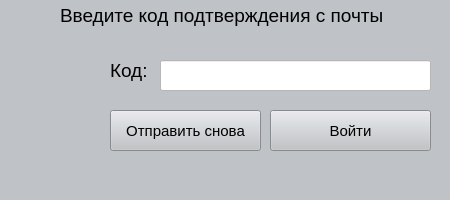
<?xml version="1.0" encoding="UTF-8"?>
<ui version="4.0">
 <class>EmailConfirm</class>
 <widget class="QMainWindow" name="EmailConfirm">
  <property name="geometry">
   <rect>
    <x>0</x>
    <y>0</y>
    <width>450</width>
    <height>200</height>
   </rect>
  </property>
  <property name="sizePolicy">
   <sizepolicy hsizetype="Fixed" vsizetype="Fixed">
    <horstretch>0</horstretch>
    <verstretch>0</verstretch>
   </sizepolicy>
  </property>
  <property name="minimumSize">
   <size>
    <width>450</width>
    <height>200</height>
   </size>
  </property>
  <property name="maximumSize">
   <size>
    <width>450</width>
    <height>200</height>
   </size>
  </property>
  <property name="windowTitle">
   <string>EmailConfirm</string>
  </property>
  <property name="windowIcon">
   <iconset resource="logo.qrc">
    <normaloff>:/logoPrefix/pirctures/lock.png</normaloff>:/logoPrefix/pirctures/lock.png</iconset>
  </property>
  <property name="styleSheet">
   <string notr="true">background-color: rgb(191, 194, 198)</string>
  </property>
  <widget class="QWidget" name="centralwidget">
   <widget class="QLabel" name="label">
    <property name="geometry">
     <rect>
      <x>60</x>
      <y>0</y>
      <width>331</width>
      <height>31</height>
     </rect>
    </property>
    <property name="font">
     <font>
      <pointsize>14</pointsize>
     </font>
    </property>
    <property name="text">
     <string>Введите код подтверждения с почты</string>
    </property>
   </widget>
   <widget class="QLabel" name="label_2">
    <property name="geometry">
     <rect>
      <x>110</x>
      <y>60</y>
      <width>49</width>
      <height>21</height>
     </rect>
    </property>
    <property name="font">
     <font>
      <pointsize>14</pointsize>
     </font>
    </property>
    <property name="text">
     <string>Код:</string>
    </property>
   </widget>
   <widget class="QLineEdit" name="lineEdit_codeFromEmail">
    <property name="geometry">
     <rect>
      <x>160</x>
      <y>60</y>
      <width>271</width>
      <height>31</height>
     </rect>
    </property>
    <property name="font">
     <font>
      <pointsize>14</pointsize>
     </font>
    </property>
    <property name="styleSheet">
     <string notr="true">background-color:rgb(255, 255, 255)</string>
    </property>
   </widget>
   <widget class="QLabel" name="label_3">
    <property name="geometry">
     <rect>
      <x>10</x>
      <y>70</y>
      <width>91</width>
      <height>91</height>
     </rect>
    </property>
    <property name="text">
     <string/>
    </property>
    <property name="pixmap">
     <pixmap resource="logo.qrc">:/logoPrefix/pirctures/lock.png</pixmap>
    </property>
    <property name="scaledContents">
     <bool>true</bool>
    </property>
   </widget>
   <widget class="QPushButton" name="pushButton_2">
    <property name="geometry">
     <rect>
      <x>270</x>
      <y>110</y>
      <width>161</width>
      <height>41</height>
     </rect>
    </property>
    <property name="font">
     <font>
      <pointsize>11</pointsize>
     </font>
    </property>
    <property name="text">
     <string>Войти</string>
    </property>
   </widget>
   <widget class="QPushButton" name="pushButton_3">
    <property name="geometry">
     <rect>
      <x>110</x>
      <y>110</y>
      <width>151</width>
      <height>41</height>
     </rect>
    </property>
    <property name="font">
     <font>
      <pointsize>11</pointsize>
     </font>
    </property>
    <property name="text">
     <string>Отправить снова</string>
    </property>
   </widget>
  </widget>
  <widget class="QMenuBar" name="menubar">
   <property name="geometry">
    <rect>
     <x>0</x>
     <y>0</y>
     <width>450</width>
     <height>22</height>
    </rect>
   </property>
  </widget>
  <widget class="QStatusBar" name="statusbar"/>
 </widget>
 <resources>
  <include location="logo.qrc"/>
 </resources>
 <connections>
  <connection>
   <sender>pushButton_3</sender>
   <signal>clicked()</signal>
   <receiver>EmailConfirm</receiver>
   <slot>sendAgain()</slot>
   <hints>
    <hint type="sourcelabel">
     <x>153</x>
     <y>149</y>
    </hint>
    <hint type="destinationlabel">
     <x>45</x>
     <y>73</y>
    </hint>
   </hints>
  </connection>
  <connection>
   <sender>pushButton_2</sender>
   <signal>clicked()</signal>
   <receiver>EmailConfirm</receiver>
   <slot>check_registration()</slot>
   <hints>
    <hint type="sourcelabel">
     <x>363</x>
     <y>155</y>
    </hint>
    <hint type="destinationlabel">
     <x>413</x>
     <y>49</y>
    </hint>
   </hints>
  </connection>
 </connections>
 <slots>
  <slot>sendAgain()</slot>
  <slot>check_registration()</slot>
 </slots>
</ui>
